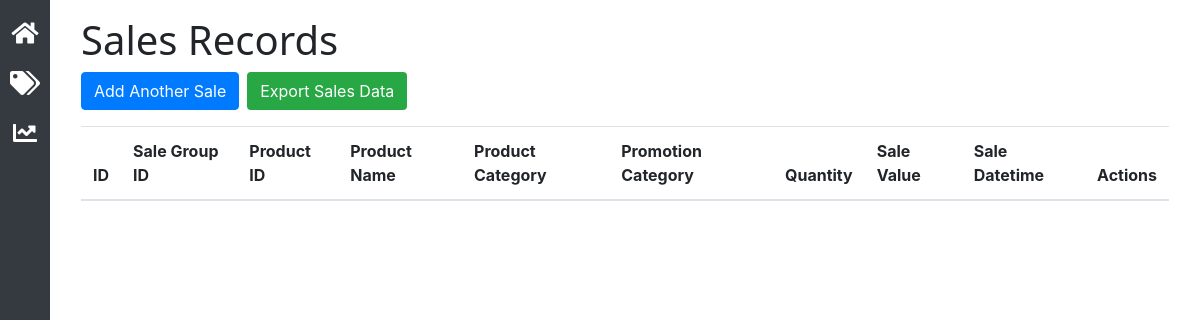
The page /sales-record on the database as committed earlier.
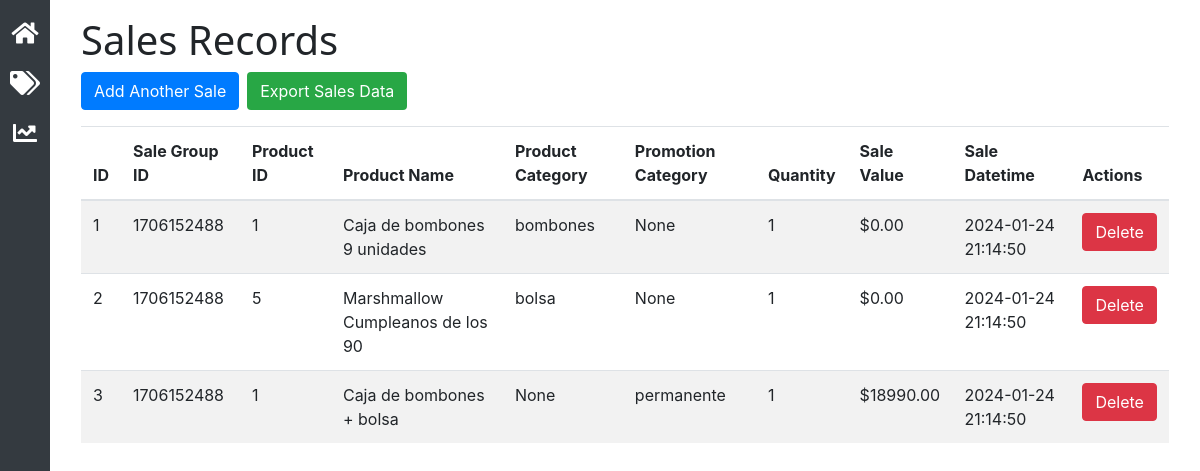
The same page on the database as committed later.
### Websv.py (models this page shows)
class Sales(db.Model):
    id = db.Column(db.Integer, primary_key=True)
    sale_group_id = db.Column(db.Integer)  # Group ID for the sale
    product_id = db.Column(db.Integer, nullable=False)
    product_name = db.Column(db.String(100), nullable=False)  # Name of the product
    product_category = db.Column(db.String(100), nullable=True)
    promotion_category = db.Column(db.String(100), nullable=True)
    quantity = db.Column(db.Integer, nullable=False)
    sale_value = db.Column(db.Integer, nullable=False)  # Calculated value of the sale
    sale_datetime = db.Column(db.DateTime, nullable=False, default=datetime.utcnow)  # Datetime of sale submission

### Websv.py (the view)
@app.route('/sales-record')
def view_sales():
    all_sales = Sales.query.all()  # Retrieve all sales records
    return render_template('sales_record.html', sales=all_sales)  # Pass records to the template

### templates/sales_record.html (shortened to what this page needs)
<!DOCTYPE html>
<html lang="en">
<head>
    <link rel="stylesheet" href="static/modern-ui-style.css">
    <link rel="stylesheet" href="https://stackpath.bootstrapcdn.com/bootstrap/4.3.1/css/bootstrap.min.css">
    <link rel="stylesheet" href="https://cdnjs.cloudflare.com/ajax/libs/font-awesome/5.15.1/css/all.min.css">
</head>
<body>
    <div id="sidebar">
        <ul class="nav flex-column">
            <li class="nav-item">
                <a class="nav-link active" href="/sales">
                    <i class="fas fa-home nav-icon"></i>
                </a>
            </li>
            <li class="nav-item">
                <a class="nav-link" href="/products">
                    <i class="fas fa-tags nav-icon"></i>
                </a>
            </li>
            <li class="nav-item">
                <a class="nav-link" href="/sales-record">
                    <i class="fas fa-chart-line nav-icon"></i>
                </a>
            </li>
        </ul>
    </div>
    <div class="content">
        <div class="container">
            <h1>Sales Records</h1>
            <div class="button-group mb-3" style="display: flex;">
                <a href="/sales" class="btn btn-primary mr-2">Add Another Sale</a>
                <a href="/export-sales" class="btn" style="background-color: #28a745; color: white;">Export Sales Data</a>
            </div>
            <table class="table table-striped">
                <thead>
                    <tr>
                        <th>ID</th>
                        <th>Sale Group ID</th>
                        <th>Product ID</th>
                        <th>Product Name</th>
                        <th>Product Category</th>
                        <th>Promotion Category</th>
                        <th>Quantity</th>
                        <th>Sale Value</th>
                        <th>Sale Datetime</th>
                        <th>Actions</th>
                    </tr>
                </thead>
                <tbody>
                    {% for sale in sales %}
                    <tr>
                        <td>{{ sale.id }}</td>
                        <td>{{ sale.sale_group_id }}</td>
                        <td>{{ sale.product_id }}</td>
                        <td>{{ sale.product_name }}</td>
                        <td>{{ sale.product_category }}</td>
                        <td>{{ sale.promotion_category }}</td>
                        <td>{{ sale.quantity }}</td>
                        <td>${{ "%.2f"|format(sale.sale_value) }}</td>
                        <td>{{ sale.sale_datetime.strftime('%Y-%m-%d %H:%M:%S') }}</td>
                        <td>
                            <button class="btn btn-danger sale-delete-btn" data-sale-id="{{ sale.id }}">Delete</button>
                        </td>
                    </tr>
                    {% endfor %}
                </tbody>
            </table>
        </div>
    </div>
</body>
</html>

Rows that differ between the two databases and show on the page:
added Sales: id "1", sale_group_id "1706152488", product_id "1", product_name "Caja de bombones 9 unidades", product_category "bombones", promotion_category "None", quantity "1", sale_value "0.00", sale_datetime "2024-01-24 21:14:50"
added Sales: id "2", sale_group_id "1706152488", product_id "5", product_name "Marshmallow Cumpleanos de los 90", product_category "bolsa", promotion_category "None", quantity "1", sale_value "0.00", sale_datetime "2024-01-24 21:14:50"
added Sales: id "3", sale_group_id "1706152488", product_id "1", product_name "Caja de bombones + bolsa", product_category "None", promotion_category "permanente", quantity "1", sale_value "18990.00", sale_datetime "2024-01-24 21:14:50"
